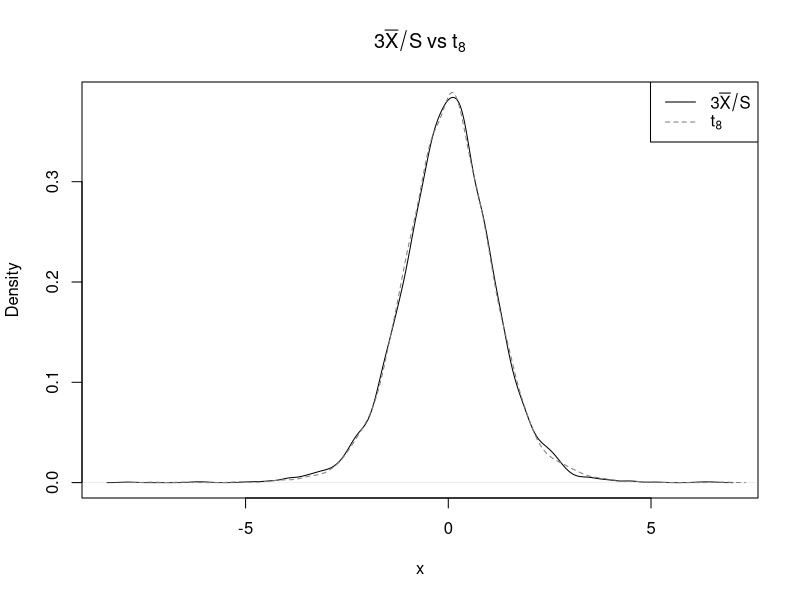

R code for this plot:
set.seed(42)
n_rep <- 5000

png("7b.png", width = 8, height = 5, units = "in", res = 150)  # landscape

empirical <- replicate(n_rep, {
  x <- rnorm(9, 0, 1)
  3 * mean(x) / sqrt((1 / 8) * sum((x - mean(x))^2))
})

theoretical <- rt(n_rep, df = 8)

dens_emp <- density(empirical)
dens_theo <- density(theoretical)

plot(dens_emp, type = "l", lty = 1, col = "black",
     xlab = "x", ylab = "Density",
     main = expression(3 * bar(X) / S ~ "vs" ~ t[8]))
lines(dens_theo, lty = 2, col = "gray50")
legend("topright",
       legend = c(expression(3 * bar(X) / S), expression(t[8])),
       lty = c(1, 2), col = c("black", "gray50"))

dev.off()
